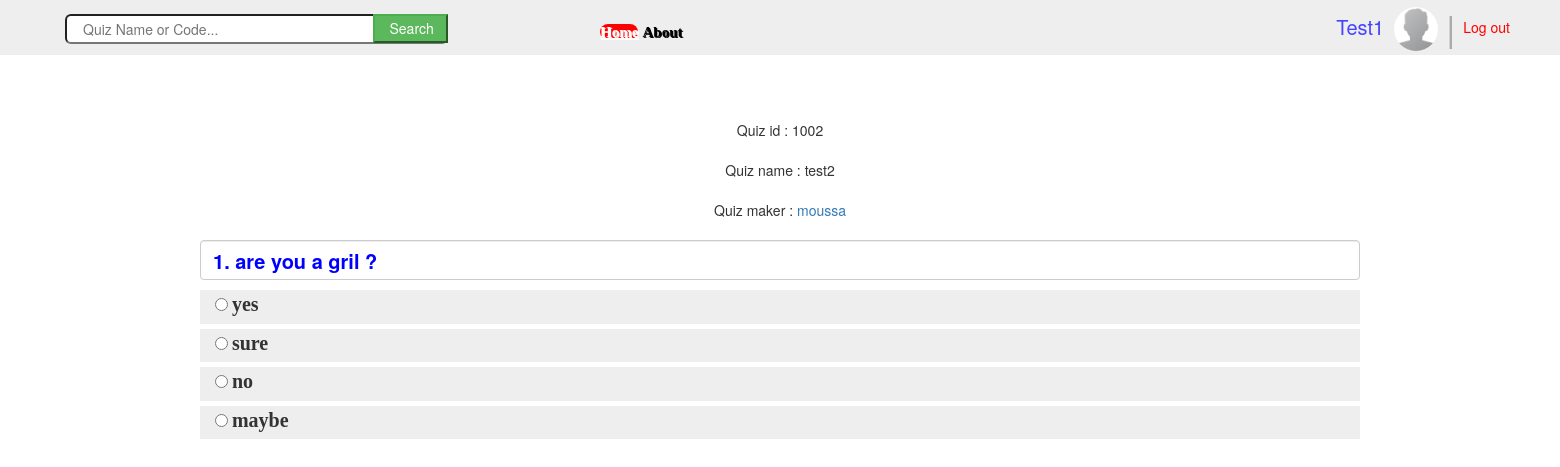
The page /view/Quiz.php?id=1002&&maker=moussa&&name=test2 (signed in) on the database its author committed.
### tables this page shows
CREATE TABLE `questions` (
  `question_id` int(11) NOT NULL,
  `quiz_id` int(11) NOT NULL,
  `header` text NOT NULL,
  `answer_1` varchar(100) NOT NULL,
  `answer_2` varchar(100) NOT NULL,
  `answer_3` varchar(100) DEFAULT NULL,
  `answer_4` varchar(100) DEFAULT NULL,
  `correct_answer` varchar(100) NOT NULL
);

### controller/MyQuizzesOperations.php (called while the page is built, shortened)
<?php
class MyQuizzesOperations {
    public static function getQuizQuestionsByID($id) {
        include '../include/vars.php';
        $conn = new mysqli($host, $username, $password, $dbname);
        $query = "SELECT `question_id`, `Header`, `correct_answer` FROM `questions` JOIN quizzes on quizzes.quiz_id = questions.quiz_id WHERE questions.quiz_id = '$id'";
        $result = mysqli_query($conn, $query);
        if (mysqli_error($conn)) {
            echo 'My Quizzes OperationsError !!';
            return NULL;
        } else {
            return $result;
        }
    }
      public static function getAnsOnly($Header) {
        include '../include/vars.php';
        $conn = new mysqli($host, $username, $password, $dbname);
        $query = "SELECT `answer_1`, `answer_2`, `answer_3`, `answer_4` FROM `questions`"
                . "JOIN quizzes on quizzes.quiz_id = questions.quiz_id WHERE questions.Header = '$Header'";
        $result = mysqli_query($conn, $query);
        if (mysqli_error($conn)) {
            echo 'My Quizzes OperationsError !!';
            return NULL;
        } else {
            return $result;
        }
    }
}
?>

### view/Quiz.php (the view, shortened to what this page needs)
<?php include './Header.php'; ?>
<html>
    <head>
    </head>
  <?php
    include '../controller/MyQuizzesOperations.php';
    $name = $_GET['name'];
    $quizId = $_GET['id'];
    $maker = $_GET['maker'];
    $result = MyQuizzesOperations::getQuizQuestionsByID($quizId);
    echo ' <div class="" id=" Quiz-details" style="text-align: center"> <br><br>';
    echo "Quiz id    : $quizId <br><br>";
    echo "Quiz name  : $name <br><br>";
    echo "Quiz maker : <a href='../controller/followingmanager.php?outprofile=true&followname=$maker'>$maker</a><br><br>";
    echo ' </div>';
    echo '    <div style="margin-right: 200; padding-left: 200">
';
    if (!$result) {
        echo 'Quiz Page Error !!';
    } else {
        $ans3state = "";
        $ans4state = "";
        $qnum = 1;
        while ($row = mysqli_fetch_array($result, 1)) {
            $tempRow = array();
            $result2 = MyQuizzesOperations::getAnsOnly($row['Header']);
            if ($ansRow = mysqli_fetch_array($result2, 1)) {
                if (!$ansRow['answer_3']) {
                    $ans3state = "hidden";
                    $ans4state = "hidden";
                    $tempRow[0] = $ansRow['answer_1'];
                    $tempRow[1] = $ansRow['answer_2'];
                    $ansRow = $tempRow;
                    shuffle($ansRow);
                } else {
                    shuffle($ansRow);
                }
            }
            ?>
            <form action="MySubmit.php" method="GET">
                <div style="color: #00f; display: block; font-size: 20; height: 40; margin-bottom: 10" class="form-control col-lg-2 btn-block" >
                    <label  id="" class="">
                        <?php echo $qnum++ . ". " . $row['Header']; ?>
                    </label>
                </div>
                <br>
                <br>
                <div style="display: block; background: #eee" class=" col-md-2  btn-block " >
                    <input   name="<?php echo $row['question_id']; ?>" type="radio"  value="<?php echo $ansRow[0]; ?>" readonly="readonly"/>
                    <label class="choice" >
                        <span style="font-size: 20; font-family: cursive" class="choice__text notranslate"><?php echo $ansRow[0]; ?></span>
                    </label>
                </div>
                <div style="display: block; background: #eee" class="col-md-2 btn-block " >
                    <input  name="<?php echo $row['question_id']; ?>" type="radio" class="" value="<?php echo $ansRow[1]; ?>"  readonly="readonly"/>
                    <label class="choice" >
                        <span style="font-size: 20; font-family: cursive" class="choice__text notranslate"><?php echo $ansRow[1]; ?></span>
                    </label>
                </div>
                <div style="visibility: <?php echo $ans4state; ?>; display: block; background: #eee" class="col-md-2 btn-block " >
                    <input <?php echo $ans3state; ?> name="<?php echo $row['question_id']; ?>" type="radio" value="<?php echo $ansRow[2]; ?>"   readonly="readonly" />
                    <label <?php echo $ans3state; ?> class=""  >
                        <span style="font-size: 20; font-family: cursive" class="choice__text notranslate"><?php echo $ansRow[2]; ?></span>
                    </label>
                </div>
                <div  style="visibility: <?php echo $ans4state; ?>;display: block; background: #eee" class="col-md-2 btn-block" >
                    <input name="<?php echo $row['question_id']; ?>" type="radio"  value="<?php echo $ansRow[3]; ?>"  readonly="readonly" />
                    <label class=""  >
                        <span style="font-size: 20; font-family: cursive" class="choice__text notranslate"><?php echo $ansRow[3]; ?></span>
                    </label>
                </div>
                <br><br>
                <br><br>
                <br><br>
                <br>
                <br>    <br>
                <br>
            <?php } ?>
        <?php } ?>
    </form>
</div>
</body>
</html>

### rows shown on the page
questions: header "are you a gril ?", ansRow "yes", ansRow "sure", ansRow "no", ansRow "maybe"

### other values the page prints
$_SESSION['username'] "Test1"
$quizId "1002"
$name "test2"
$maker "moussa"
